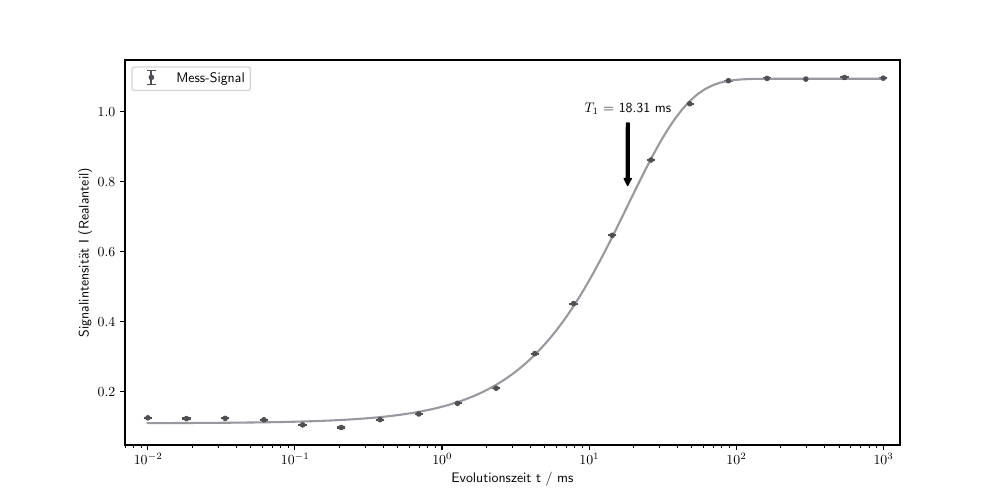

Here is the Python script that generated this plot:
import matplotlib.pyplot as plt
import numpy as np
from scipy.optimize import curve_fit


plt.rc('text', usetex=True)
time, real, real_err, imaginary, imaginery_err, real_off, real_off_err, imaginary_off, imaginary_off_err, sample_temperature = np.genfromtxt('T1.dat.nmr', unpack=True)

time *= 1e3# zeit in millisek


# Offset
#real_off -= min(real_off)

# Unrelevante Werte rausschmeißen
#index = np.where(real_off < 20)
#
#real_off        = np.delete(real_off, index)
#time        = np.delete(time, index)
#real_off_err    = np.delete(real_off_err, index)

# Normierung
#real_off_err /= max(real_off)-min(real_off)
#real_off /= max(real_off)-min(real_off)

def exp(t,A,B,b,T):
    return A*np.exp(-(t/T)**b)+B

t = np.logspace(-2,3, 100)


# Fit
p0 = np.array([-max(real_off),1,10,14])   #Schätzwerte
bounds = ([-np.inf,-np.inf,0,0],[np.inf,np.inf,10,100])   # Intervall
params, covariance_matrix = curve_fit(exp, time, real_off, p0, bounds=bounds)

uncertainties = np.sqrt(np.diag(covariance_matrix))

B = params[1] # für die Offset-Korrektur
Norm = abs(params[0]) + B
print(Norm)


# Plot
plt.figure(figsize=(10,5))

plt.errorbar(time,( real_off+B)/Norm, yerr=real_off_err/Norm, capsize=3, fmt='.', color="#505054", label="Mess-Signal")
plt.plot(t, (exp(t, *params)+B)/Norm, color="#98989e")
plt.annotate(s=r'$T_1$ = ' + str(round(params[3],2)) + " ms", xy=(params[3], 0.5), xytext=(params[3]-9,0.71), arrowprops=dict(color="black", arrowstyle="simple"))
#plt.plot(t,exp(t, *p0), label="Einstellung") # Schätzer testen

plt.xscale("log")
plt.xlabel(r"Evolutionszeit t / ms")
plt.ylabel("Signalintensität I (Realanteil)")
#plt.axis([min(time)-0.003,max(time)+300,min(real_off+B)-0.05, max(real_off+B)+0.05])
plt.legend()
plt.savefig("T1.pdf", dpi = 1000)

# Nomierte Fit-Parameter wiedergeben
params[0] /= Norm
params[1] /= Norm
uncertainties[0] /= Norm
uncertainties[1] /= Norm


for name, value, uncertainty in zip('ABbT', params, uncertainties):
    print(f'{name} = {value:8.3f} ± {uncertainty:.3f}')
